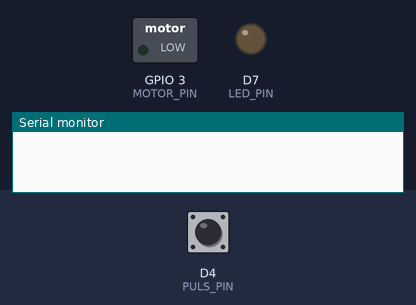
The sketch below on a simulated ESP8266 (NodeMCU). On the bench: switched loads named in the sketch (green lamp = pin HIGH), output pins drawn as LEDs (lit = HIGH), the last lines printed to the serial monitor. Inputs (shaded band) come from the test bench; at power-on: D4 (PULS_PIN) LOW.

Above: at 1.2 s.
1.3 s: D4 (PULS_PIN) pulled HIGH for 0.15 s
At 4.09 s:
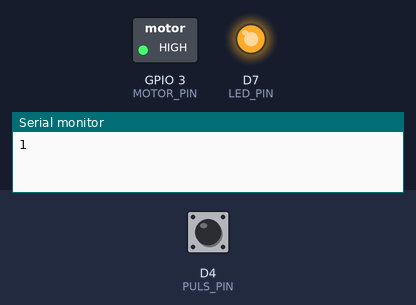
4.3 s: D4 (PULS_PIN) pulled HIGH for 1 s
At 5.36 s:
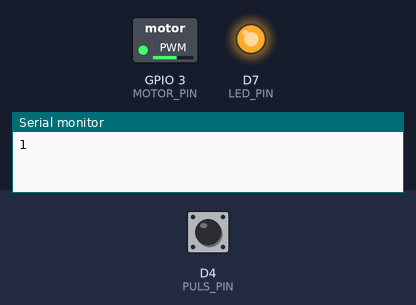
7.6 s: D4 (PULS_PIN) pulled HIGH for 3.2 s
At 8.36 s:
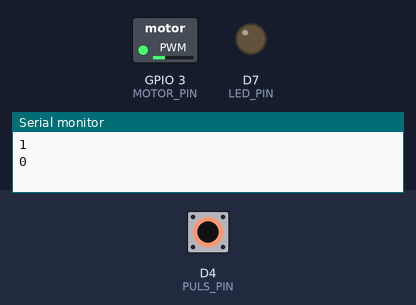
Timing chart, 0 to 11.7 s (numbered marks = the images above; inputs shaded):
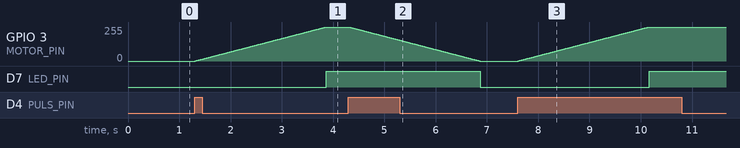

The sketch:

Motore_encoder.ino
```cpp
#define LED_PIN D7
#define PULS_PIN D4
#define MOTOR_PIN D9
int puls;
int pulsState = 0;
int ledState = 0;
int motState = 0;
int motSpeed = 0;

void setup() {
  // put your setup code here, to run once:
  Serial.begin(115200);
  pinMode(LED_PIN, OUTPUT);
  pinMode(MOTOR_PIN, OUTPUT);
  pinMode(PULS_PIN, INPUT);
}

void loop() {
  puls = digitalRead(PULS_PIN);

  if(puls == HIGH && pulsState == LOW){
    if(ledState == LOW){
      ledState = HIGH;
      motState = HIGH;
      for(motSpeed = 0; motSpeed <= 255; motSpeed++){
        analogWrite(MOTOR_PIN, motSpeed);
        delay(10);
      }
    } else {
      ledState = LOW;
      motState = LOW;
      for(motSpeed = 255; motSpeed >= 0; motSpeed--){
        analogWrite(MOTOR_PIN, motSpeed);
        delay(10);
      }

    }
    Serial.println(ledState);
    digitalWrite(LED_PIN, ledState);

  }
  pulsState = puls;


  delay(10);


}
```

Measured:
- after the input at 1.3 s, GPIO 3 (MOTOR_PIN): moves from 0/255 to 255/255 over 2.5 s, starting at once; D7 (LED_PIN): LOW → HIGH after 2.6 s
- after the input at 4.3 s, GPIO 3 (MOTOR_PIN): moves from 255/255 to 0/255 over 2.5 s, starting at once; D7 (LED_PIN): HIGH → LOW after 2.6 s
- after the input at 7.6 s, GPIO 3 (MOTOR_PIN): moves from 0/255 to 255/255 over 2.5 s, starting at once; D7 (LED_PIN): LOW → HIGH after 2.6 s
